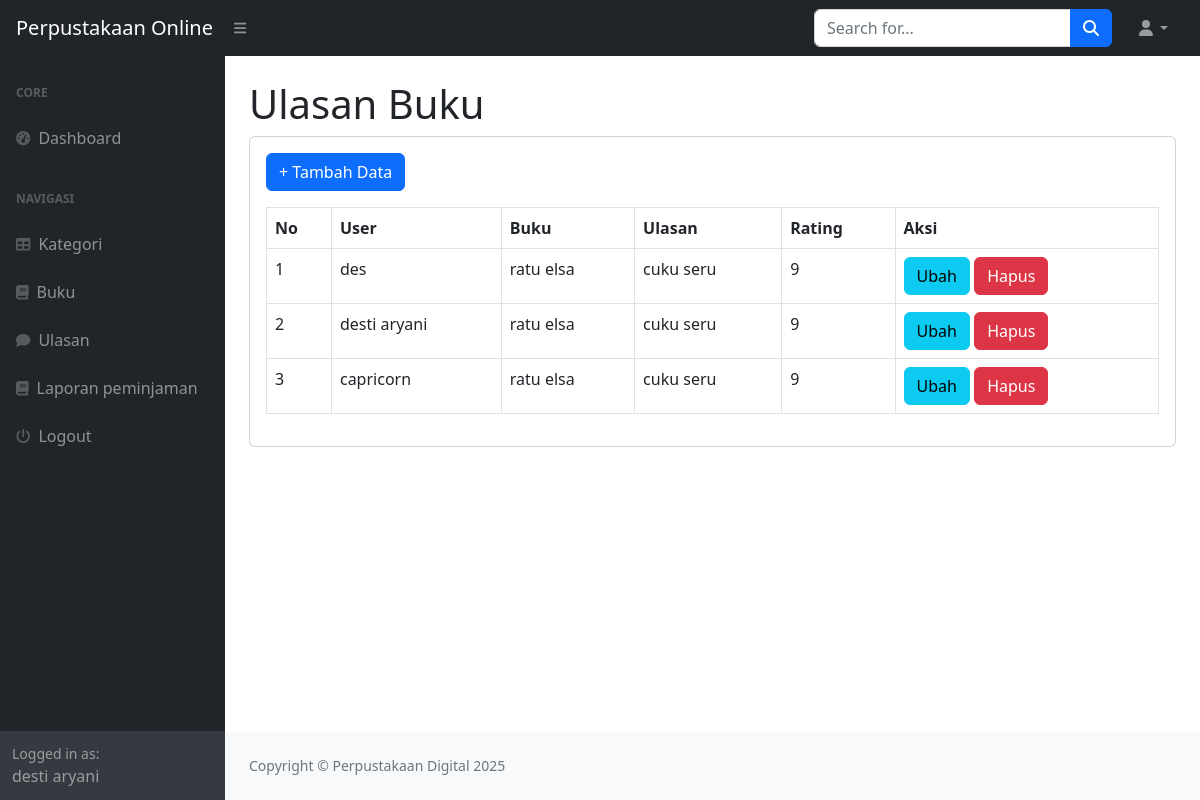
Screenshot of /index.php?page=ulasan (signed in) with the database file from the repository.
### tables this page shows
CREATE TABLE `ulasan` (
  `id_ulasan` int(11) NOT NULL,
  `id_user` int(11) DEFAULT NULL,
  `id_buku` int(11) DEFAULT NULL,
  `ulasan` text DEFAULT NULL,
  `rating` int(11) DEFAULT NULL
);

CREATE TABLE `user` (
  `id_user` int(11) NOT NULL,
  `nama` varchar(255) DEFAULT NULL,
  `username` varchar(255) DEFAULT NULL,
  `password` varchar(255) DEFAULT NULL,
  `email` varchar(255) DEFAULT NULL,
  `alamat` text DEFAULT NULL,
  `no_telepon` varchar(255) DEFAULT NULL,
  `level` enum('admin','petugas','peminjam','') DEFAULT NULL
);

CREATE TABLE `buku` (
  `id_buku` int(11) NOT NULL,
  `id_kategori` int(11) DEFAULT NULL,
  `judul` varchar(255) DEFAULT NULL,
  `penulis` varchar(255) DEFAULT NULL,
  `penerbit` varchar(255) DEFAULT NULL,
  `tahun_terbit` varchar(255) DEFAULT NULL,
  `deskripsi` varchar(255) DEFAULT NULL
);

### ulasan.php (the view)
<h1 class="mt-4">Ulasan Buku</h1>
<div class="card">
    <div class="card-body">
    <div class="row">
    <div class="col-md-12">
        <a href="?page=ulasan_tambah" class="btn btn-primary mb-3">+ Tambah Data</a>
        <table class="table table-bordered" id="dataTable" width="100%" cellspacing="0">
            <tr>
                <th>No</th>
                <th>User</th>
                <th>Buku</th>
                <th>Ulasan</th>
                <th>Rating</th>
                <th>Aksi</th>
            </tr>
            <?php
            $i = 1;
                $query = mysqli_query($koneksi, "SELECT*FROM ulasan LEFT JOIN user on user.id_user LEFT JOIN buku on buku.id_buku = ulasan.id_buku");
                while($data = mysqli_fetch_array($query)){
                    ?>
                    <tr>
                        <td><?php echo $i++; ?></td>
                        <td><?php echo $data ['nama']; ?></td>
                        <td><?php echo $data ['judul']; ?></td>
                        <td><?php echo $data ['ulasan']; ?></td>
                        <td><?php echo $data ['rating']; ?></td>
                        <td>
                            <a href="?page=ulasan_ubah&&id=<?php echo $data['id_ulasan']; ?>" class="btn btn-info">Ubah</a>
                            <a onclick="return confirm('Apakah anda yakin menghapus data ini');" href="?page=ulasan_hapus&&id=<?php echo $data['id_ulasan']; ?>" class="btn btn-danger">Hapus</a>
                        </td>
                    </tr>
                    <?php
                }
            ?>
        </table>
    </div>
</div>
    </div>
</div>

### rows the page displays
ulasan: user.nama "des", id_buku.judul "ratu elsa", ulasan "cuku seru", rating "9", id_user.nama "desti aryani", user.nama "capricorn"

### other values shown
$_SESSION['user']['nama'] "desti aryani"
